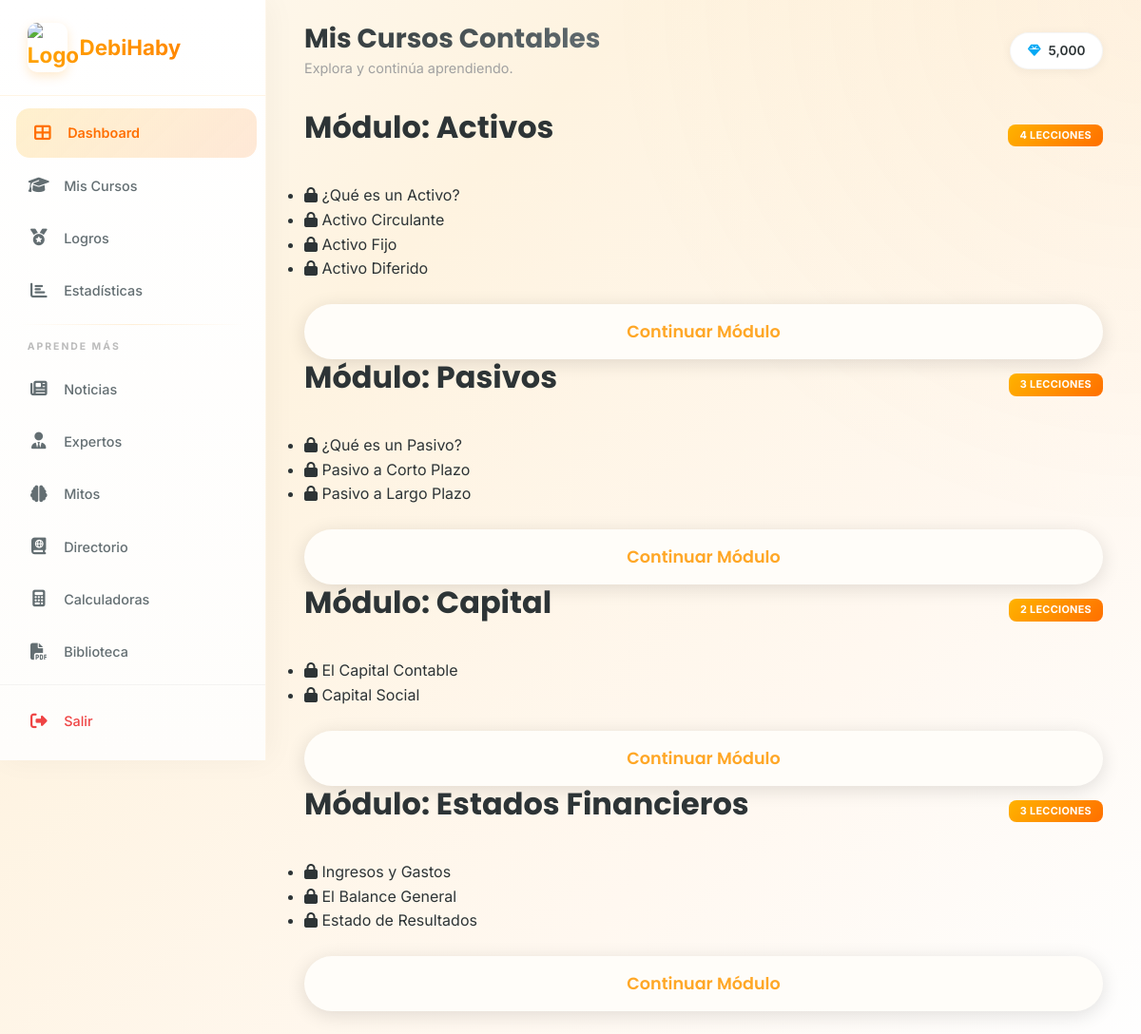
The page /courses.php (signed in) on the database its author committed.
### tables this page shows
CREATE TABLE IF NOT EXISTS user_stats (
    user_id INT PRIMARY KEY,
    points INT DEFAULT 0,
    level INT DEFAULT 1,
    experience INT DEFAULT 0,
    streak INT DEFAULT 0,
    last_activity DATE,
    FOREIGN KEY (user_id) REFERENCES users(id) ON DELETE CASCADE
);

CREATE TABLE IF NOT EXISTS lessons (
    id INT AUTO_INCREMENT PRIMARY KEY,
    title VARCHAR(100) NOT NULL,
    description TEXT,
    category ENUM('Activos', 'Pasivos', 'Capital', 'General', 'Estados Financieros') DEFAULT 'General',
    order_index INT DEFAULT 0,
    xp_reward INT DEFAULT 100,
    icon_class VARCHAR(50) DEFAULT 'fa-book'
);

### controllers/DashboardController.php (called while the page is built, shortened)
<?php
class DashboardController {
    private $pdo;
    public function __construct($pdo) {
        $this->pdo = $pdo;
    }
    public function getStudentStats($userId) {
        $stmt = $this->pdo->prepare("
            SELECT u.full_name, u.avatar, s.*
            FROM users u
            JOIN user_stats s ON u.id = s.user_id
            WHERE u.id = ?
        ");
        $stmt->execute([$userId]);
        return $stmt->fetch();
    }
    public function getLearningPath($userId) {
        $stmt = $this->pdo->prepare("
            SELECT l.*, IFNULL(p.status, 'locked') as status, IFNULL(p.score, 0) as score, p.completed_at
            FROM lessons l
            LEFT JOIN user_progress p ON l.id = p.lesson_id AND p.user_id = ?
            ORDER BY l.order_index ASC
        ");
        $stmt->execute([$userId]);
        return $stmt->fetchAll();
    }
}

### courses.php (the view, shortened to what this page needs)
<?php
require_once 'includes/config.php';
require_once 'controllers/DashboardController.php';
$userId = $_SESSION['user_id'];
$controller = new DashboardController($pdo);
$studentStats = $controller->getStudentStats($userId);
$learningPath = $controller->getLearningPath($userId);
?>
<!DOCTYPE html>
<html lang="es">
<head>
    <link rel="stylesheet" href="css/styles.css">
    <link rel="stylesheet" href="css/dashboard.css">
    <link rel="stylesheet" href="https://cdnjs.cloudflare.com/ajax/libs/font-awesome/6.5.1/css/all.min.css">
</head>
<body class="dashboard-body">
    <?php include 'includes/sidebar.php'; ?>
    <main class="main-content">
        <header class="dashboard-header">
            <div class="header-welcome">
                <h1>Mis Cursos Contables</h1>
                <p>Explora y continúa aprendiendo.</p>
            </div>
            <div class="header-stats">
                <div class="stat-pill" title="Puntos DebiHaby">
                    <span class="stat-icon"><i class="fas fa-gem" style="color: #03A9F4;"></i></span>
                    <span class="stat-value"><?php echo number_format($studentStats['points']); ?></span>
                </div>
            </div>
        </header>
        <section class="dashboard-container">
            <div class="courses-grid">
                <?php
                $categories = ['Activos', 'Pasivos', 'Capital', 'Estados Financieros'];
                foreach ($categories as $cat):
                    $catLessons = array_filter($learningPath, function($l) use ($cat) { return $l['category'] == $cat; });
                ?>
                <div class="card course-card">
                    <div class="card-header">
                        <h3>Módulo: <?php echo $cat; ?></h3>
                        <span class="badge"><?php echo count($catLessons); ?> Lecciones</span>
                    </div>
                    <ul class="lesson-list">
                        <?php foreach($catLessons as $l): ?>
                        <li class="<?php echo $l['status']; ?>">
                            <i class="fas <?php echo $l['status'] == 'completed' ? 'fa-circle-check' : ($l['status'] == 'available' ? 'fa-circle-play' : 'fa-lock'); ?>"></i>
                            <?php echo $l['title']; ?>
                        </li>
                        <?php endforeach; ?>
                    </ul>
                    <button class="btn btn-primary mt-2" style="width:100%">Continuar Módulo</button>
                </div>
                <?php endforeach; ?>
            </div>
        </section>
    </main>
</body>
</html>

### includes/sidebar.php (shortened to what this page needs)
<aside class="sidebar" id="sidebar">
    <div class="sidebar-logo">
        <img src="assets/logo.png" alt="Logo">
        <span>DebiHaby</span>
    </div>
    <nav class="sidebar-nav">
        <a href="javascript:void(0)" onclick="switchTab('dashboard')" class="nav-item active">
            <span class="icon"><i class="fas fa-th-large"></i></span> Dashboard
        </a>
        <a href="javascript:void(0)" onclick="switchTab('courses')" class="nav-item">
            <span class="icon"><i class="fas fa-graduation-cap"></i></span> Mis Cursos
        </a>
        <a href="javascript:void(0)" onclick="switchTab('certification')" class="nav-item">
            <span class="icon"><i class="fas fa-medal"></i></span> Logros
        </a>
        <a href="javascript:void(0)" onclick="switchTab('stats')" class="nav-item">
            <span class="icon"><i class="fas fa-chart-bar"></i></span> Estadísticas
        </a>
        <div class="nav-divider"></div>
        <p class="nav-section-title">Aprende Más</p>
        <a href="javascript:void(0)" onclick="switchTab('news')" class="nav-item">
            <span class="icon"><i class="fas fa-newspaper"></i></span> Noticias
        </a>
        <a href="javascript:void(0)" onclick="switchTab('experts')" class="nav-item">
            <span class="icon"><i class="fas fa-user-tie"></i></span> Expertos
        </a>
        <a href="javascript:void(0)" onclick="switchTab('myths')" class="nav-item">
            <span class="icon"><i class="fas fa-brain"></i></span> Mitos
        </a>
        <a href="javascript:void(0)" onclick="switchTab('resources')" class="nav-item">
            <span class="icon"><i class="fas fa-book-atlas"></i></span> Directorio
        </a>
        <a href="javascript:void(0)" onclick="switchTab('tools')" class="nav-item">
            <span class="icon"><i class="fas fa-calculator"></i></span> Calculadoras
        </a>
        <a href="javascript:void(0)" onclick="switchTab('library')" class="nav-item">
            <span class="icon"><i class="fas fa-file-pdf"></i></span> Biblioteca
        </a>
    </nav>
    <div class="sidebar-footer">
        <a href="logout.php" class="nav-item">
            <span class="icon"><i class="fas fa-right-from-bracket"></i></span> Salir
        </a>
    </div>
</aside>

### css/styles.css (style rules this page uses)
:root { --primary: #FFA726; --primary-dark: #F57C00; --danger: #EF4444; --danger-dark: #DC2626; --secondary: #FFB300; --accent-1: #FF9800; --accent-2: #FFCA28; --accent-3: #FFD54F; --dark: #2d3436; --dark-light: #636e72; --light: #FFF8F0; --white: #FFFDF9; --gradient-primary: linear-gradient(135deg, #FFB300 0%, #FF6F00 100%); --gradient-hero: linear-gradient(135deg, #FFCA28 0%, #FF9800 50%, #FF6F00 100%); --gradient-card: linear-gradient(135deg, rgba(255, 179, 0, 0.1) 0%, rgba(255, 152, 0, 0.1) 100%); --spacing-xs: 0.5rem; --spacing-sm: 1rem; --spacing-md: 1.5rem; --spacing-lg: 2.5rem; --spacing-xl: 4rem; --font-heading: "Poppins", sans-serif; --font-body: "Inter", sans-serif; --shadow-sm: 0 2px 8px rgba(0, 0, 0, 0.08); --shadow-md: 0 4px 20px rgba(0, 0, 0, 0.12); --shadow-lg: 0 8px 30px rgba(0, 0, 0, 0.15); --border-radius: 16px; --transition: all 0.3s cubic-bezier(0.4, 0, 0.2, 1); }
* { margin: 0; padding: 0; box-sizing: border-box; }
html { scroll-behavior: smooth; font-size: 16px; }
body { font-family: var(--font-body); color: var(--dark); background: var(--light); line-height: 1.6; overflow-x: hidden; }
h1, h2, h3, h4, h5, h6 { font-family: var(--font-heading); font-weight: 700; line-height: 1.2; margin-bottom: var(--spacing-sm); }
h1 { font-size: clamp(2.5rem, 5vw, 4rem); }
h3 { font-size: clamp(1.5rem, 3vw, 2rem); }
p { margin-bottom: var(--spacing-sm); }
.btn { display: inline-block; padding: 1rem 2.5rem; font-family: var(--font-heading); font-weight: 600; font-size: 1.1rem; text-decoration: none; border-radius: 50px; transition: var(--transition); cursor: pointer; border: none; text-align: center; }
.btn-primary { background: var(--white); color: var(--primary); box-shadow: var(--shadow-md); }
.mt-2 { margin-top: var(--spacing-md); }

### rows shown on the page
user_stats: points "5,000"
lessons: title "¿Qué es un Activo?"
lessons: title "Activo Circulante"
lessons: title "Activo Fijo"
lessons: title "Activo Diferido"
lessons: title "¿Qué es un Pasivo?"
lessons: title "Pasivo a Corto Plazo"
lessons: title "Pasivo a Largo Plazo"
lessons: title "El Capital Contable"
lessons: title "Capital Social"
lessons: title "Ingresos y Gastos"
lessons: title "El Balance General"
lessons: title "Estado de Resultados"

### other values the page prints
$cat "Activos"
count($catLessons) "4"
$cat "Pasivos"
count($catLessons) "3"
$cat "Capital"
count($catLessons) "2"
$cat "Estados Financieros"
